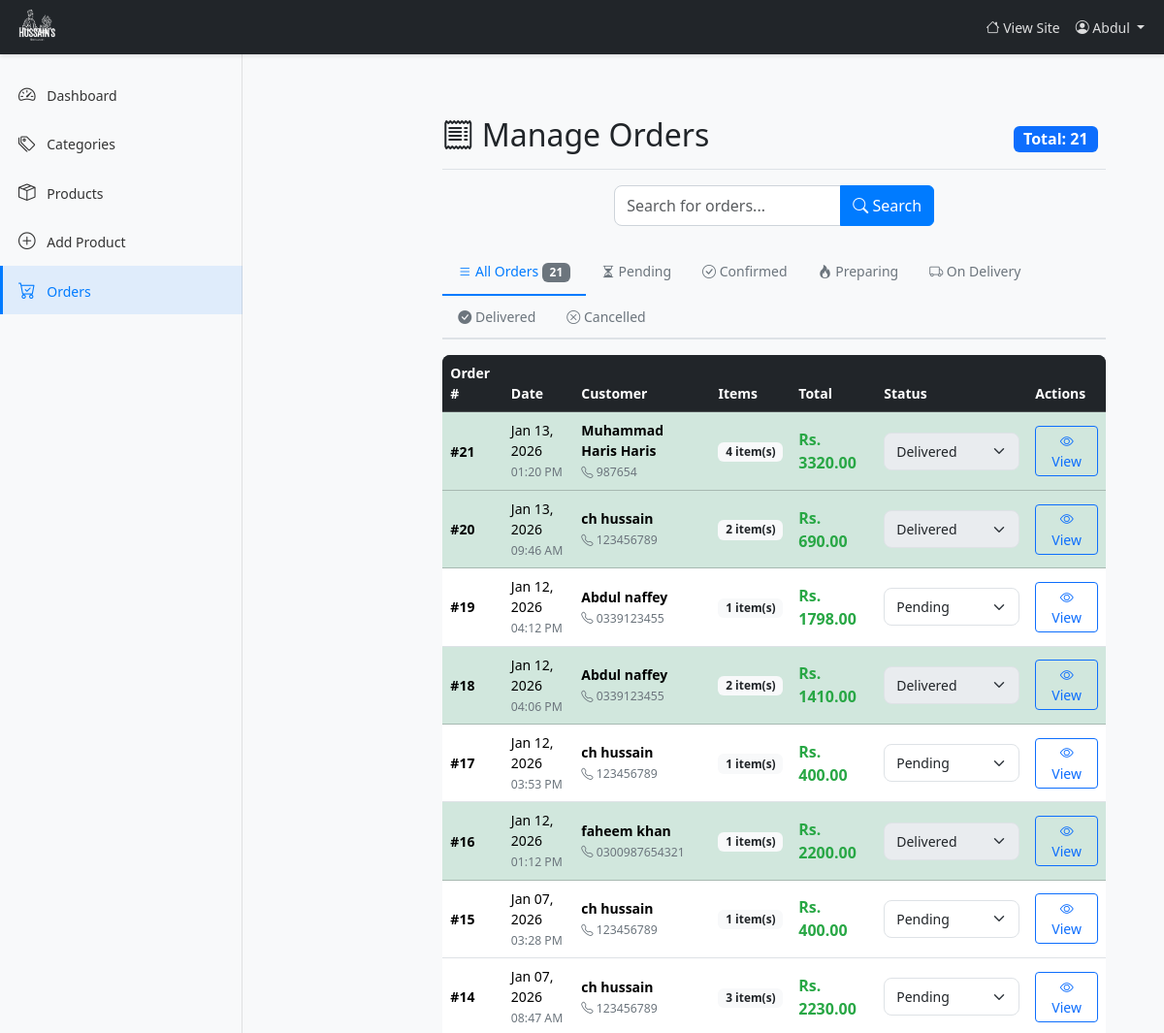
Before: /dashboard/orders/ (signed in, upper part) with the older database file.
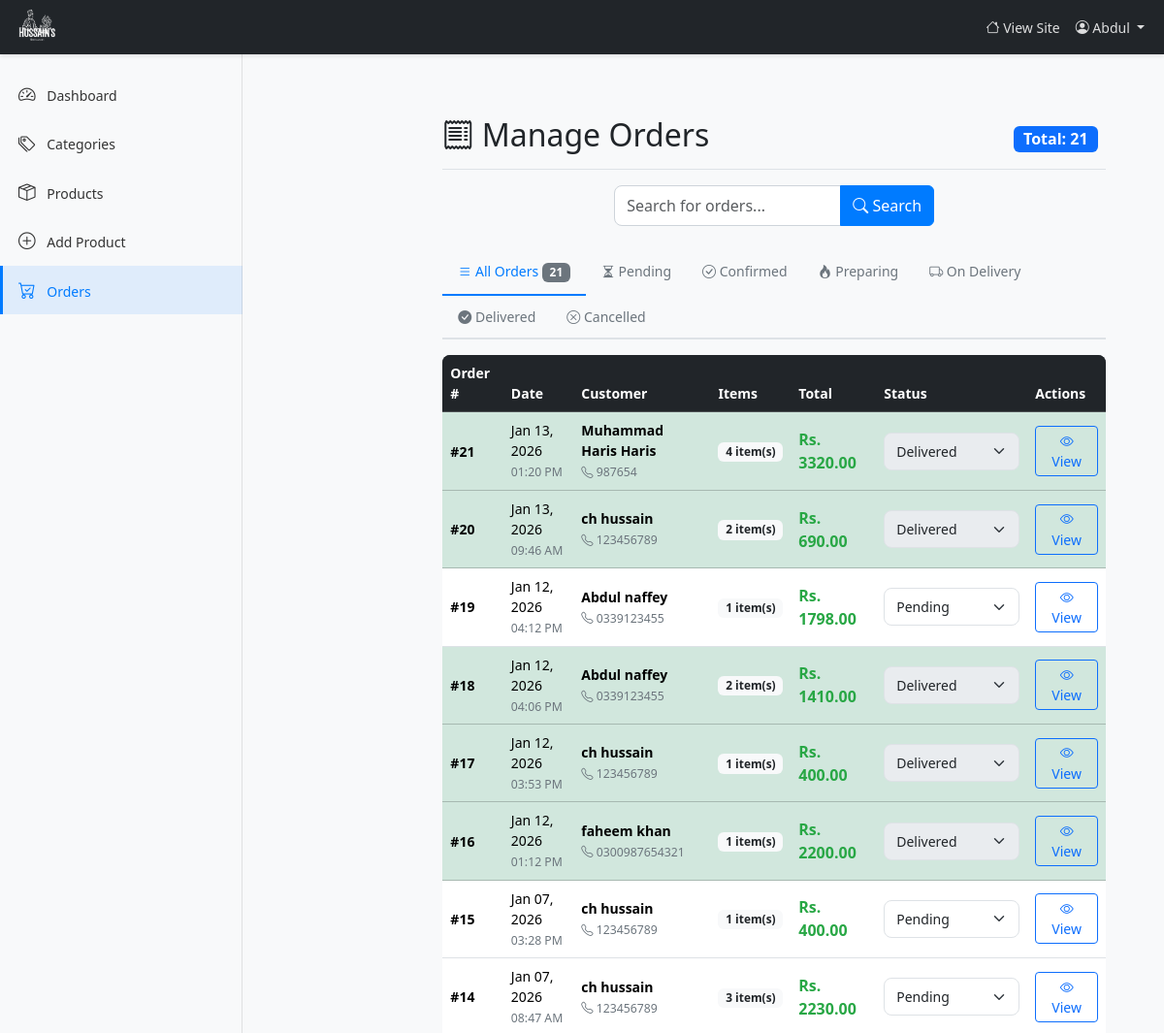
After: the same page with the newer database file.
### products/models.py (models this page shows, shortened)
class BaseModel(models.Model):
    created_at = models.DateTimeField(auto_now_add=True)
    updated_at = models.DateTimeField(auto_now=True)
    class Meta:
        abstract = True

class Order(BaseModel):
    STATUS_CHOICES = (
        ('pending', 'Pending'),
        ('confirmed', 'Confirmed'),
        ('preparing', 'Preparing'),
        ('on_delivery', 'On Delivery'),
        ('delivered', 'Delivered'),
        ('cancelled', 'Cancelled'),
    )
    PAYMENT_CHOICES = (
        ('cash_on_delivery', 'Cash on Delivery'),
    )
    customer = models.ForeignKey(CustomUser, on_delete=models.CASCADE, related_name='orders', null=True, blank=True)
    customer_name = models.CharField(max_length=200)
    customer_phone = models.CharField(max_length=15)
    customer_address = models.TextField()
    total_amount = models.DecimalField(max_digits=10, decimal_places=2)
    status = models.CharField(max_length=20, choices=STATUS_CHOICES, default='pending')
    payment_method = models.CharField(max_length=20, choices=PAYMENT_CHOICES, default='cash_on_delivery')
    delivery_time = models.DateTimeField(null=True, blank=True)
    notes = models.TextField(blank=True, null=True)
    class Meta:
        ordering = ['-created_at']

### products/views.py (the view)
# urls.py: path('dashboard/orders/', views.manage_orders, name='manage_orders'),
@login_required
def manage_orders(request):
    filter_status = request.GET.get('status', 'all')
    if filter_status == 'all':
        orders = Order.objects.all().order_by('-created_at')
    else:
        orders = Order.objects.filter(status=filter_status).order_by('-created_at')
    search_query = request.GET.get('search')
    if search_query:
        orders = orders.filter(id__icontains=search_query)
    return render(request, 'restaurant/manage_orders.html', {
        'orders': orders,
        'filter_status': filter_status,'search_query': search_query,
    })

### products/models.py (called while the page is built)
    @property
    def subtotal(self):
        return self.quantity * self.price

### products/templates/restaurant/manage_orders.html (shortened to what the changed rows need)
{% extends "dashbase.html" %}
{% block content %}
<div class="container-fluid mt-4">
    <main class="col-md-10 ms-sm-auto px-md-4">
        <div class="d-flex justify-content-between flex-wrap flex-md-nowrap align-items-center pt-3 pb-2 mb-3 border-bottom">
            <h1 class="h2"><i class="bi bi-receipt"></i> Manage Orders</h1>
        </div>
        {% if orders %}
        <div class="table-responsive">
            <table class="table table-hover align-middle">
                <thead class="table-dark">
                    <tr>
                        <th>Order #</th>
                        <th>Date</th>
                        <th>Customer</th>
                        <th>Items</th>
                        <th>Total</th>
                        <th>Status</th>
                        <th>Actions</th>
                    </tr>
                </thead>
                <tbody>
                    {% for order in orders %}
                    <tr class="{% if order.status == 'on_delivery' %}table-warning{% elif order.status == 'delivered' %}table-success{% elif order.status == 'cancelled' %}table-danger{% endif %}">
                        <td><strong>#{{ order.id }}</strong></td>
                        <td>
                            {{ order.created_at|date:"M d, Y" }}<br>
                            <small class="text-muted">{{ order.created_at|date:"h:i A" }}</small>
                        </td>
                        <td>
                            <strong>{{ order.customer_name }}</strong><br>
                            <small class="text-muted"><i class="bi bi-telephone"></i> {{ order.customer_phone }}</small>
                        </td>
                        <td>
                            <span class="badge bg-light text-dark">{{ order.items.count }} item(s)</span>
                        </td>
                        <td><strong class="text-success fs-6">Rs. {{ order.total_amount }}</strong></td>
                        <td>
                            <form method="POST" action="{% url 'update_order_status' order.id %}" class="d-inline">
                                <select name="status" class="form-select form-select-sm" onchange="this.form.submit()"
                                    {% if order.status == 'delivered' or order.status == 'cancelled' %}disabled{% endif %}
                                    style="min-width: 140px;">
                                    <option value="pending" {% if order.status == 'pending' %}selected{% endif %}>Pending</option>
                                    <option value="delivered" {% if order.status == 'delivered' %}selected{% endif %}>Delivered</option>
                                </select>
                            </form>
                        </td>
                        <td>
                            <button type="button" class="btn btn-sm btn-outline-primary" data-bs-toggle="modal" data-bs-target="#orderDetailModal{{ order.id }}">
                                <i class="bi bi-eye"></i> View
                            </button>
                        </td>
                    </tr>
                    {% endfor %}
                </tbody>
            </table>
        </div>
        {% endif %}
    </main>
</div>
{% endblock %}

Changed rows visible on the page:
changed Order "03:53 PM": status "Pending" → "Delivered"
